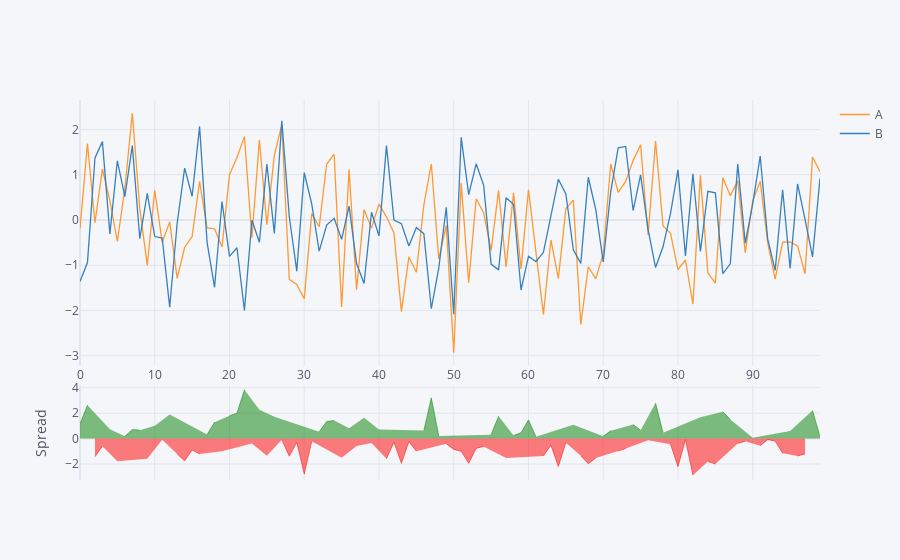

Notebook code cell kept with this figure:
### Markdown cell above
## Spread

### Code cell
df[['A','B']].iplot(kind='spread')

### Figure 1 — Plotly figure (JSON) as saved in the notebook; plotly's stock layout.template omitted (floating-point values rounded to 4 significant figures)
{"data": [{"line": {"color": "rgba(255, 153, 51, 1.0)", "dash": "solid", "shape": "linear", "width": 1.3}, "mode": "lines", "name": "A", "text": "", "type": "scatter", "x": [0, 1, 2, 3, 4, 5, 6, 7, 8, 9, 10, 11, 12, 13, 14, 15, 16, 17, 18, 19, 20, 21, 22, 23, 24, 25, 26, 27, 28, 29, 30, 31, 32, 33, 34, 35, 36, 37, 38, 39, 40, 41, 42, 43, 44, 45, 46, 47, 48, 49, 50, 51, 52, 53, 54, 55, 56, 57, 58, 59, 60, 61, 62, 63, 64, 65, 66, 67, 68, 69, 70, 71, 72, 73, 74, 75, 76, 77, 78, 79, 80, 81, 82, 83, 84, 85, 86, 87, 88, 89, 90, 91, 92, 93, 94, 95, 96, 97, 98, 99], "y": [-0.1941, 1.687, -0.06034, 1.127, 0.4249, -0.4748, 0.6982, 2.359, 0.2525, -1.004, 0.6536, -0.4937, -0.04073, -1.289, -0.6021, -0.3649, 0.855, -0.1765, -0.194, -0.5974, 1.001, 1.38, 1.843, -0.3935, 1.775, -0.1048, 1.433, 2.105, -1.311, -1.425, -1.744, 0.1398, -0.149, 1.237, 1.455, -1.922, 1.12, -1.541, 0.2309, -0.1796, 0.3569, 0.07031, -0.2847, -2.026, -0.8163, -1.155, 0.3273, 1.243, -0.8592, -0.1226, -2.933, 0.8251, -1.384, 0.47, 0.1602, -0.6695, 0.6571, -1.036, 0.6, -1.085, 0.6699, -0.78, -2.086, -0.4415, -1.293, 0.2526, 0.4385, -2.308, -1.034, -1.301, -0.7449, 1.24, 0.6122, 0.8534, 1.313, 1.663, -0.3316, 1.744, -0.1301, -0.2938, -1.096, -0.8838, -1.86, 0.9874, -1.169, -1.396, 0.934, 0.5384, 0.8591, -0.7209, 0.4248, 0.8539, -0.4993, -1.307, -0.4897, -0.4845, -0.572, -1.187, 1.393, 1.069]}, {"line": {"color": "rgba(55, 128, 191, 1.0)", "dash": "solid", "shape": "linear", "width": 1.3}, "mode": "lines", "name": "B", "text": "", "type": "scatter", "x": [0, 1, 2, 3, 4, 5, 6, 7, 8, 9, 10, 11, 12, 13, 14, 15, 16, 17, 18, 19, 20, 21, 22, 23, 24, 25, 26, 27, 28, 29, 30, 31, 32, 33, 34, 35, 36, 37, 38, 39, 40, 41, 42, 43, 44, 45, 46, 47, 48, 49, 50, 51, 52, 53, 54, 55, 56, 57, 58, 59, 60, 61, 62, 63, 64, 65, 66, 67, 68, 69, 70, 71, 72, 73, 74, 75, 76, 77, 78, 79, 80, 81, 82, 83, 84, 85, 86, 87, 88, 89, 90, 91, 92, 93, 94, 95, 96, 97, 98, 99], "y": [-1.361, -0.9405, 1.372, 1.732, -0.3069, 1.309, 0.5168, 1.644, -0.4134, 0.5863, -0.3657, -0.4004, -1.928, -0.07083, 1.147, 0.5256, 2.068, -0.4938, -1.487, 0.4061, -0.8039, -0.6138, -1.999, -0.004234, -0.4927, 1.238, -0.2949, 2.192, 0.07799, -1.131, 1.048, 0.3539, -0.6868, -0.1131, 0.03839, -0.4258, 0.3086, -0.9622, -1.403, 0.1701, -0.351, 1.647, -0.00171, -0.08026, -0.5752, -0.1658, -0.3027, -1.962, -1.06, 0.2821, -2.082, 1.828, 0.5621, 1.242, 0.7722, -0.9751, -1.102, 0.4919, 0.3488, -1.547, -0.8008, -0.9175, -0.7143, 0.07228, 0.9006, 0.5781, -0.658, -0.9596, 0.9448, 0.2276, -0.9267, 0.6235, 1.596, 1.626, 0.2098, 0.9978, -0.2061, -1.051, -0.5918, 0.1474, 1.109, -0.795, 1.023, -0.6955, 0.6352, 0.5992, -1.185, -0.9682, 1.235, -0.5124, 0.3585, 1.411, -0.4184, -1.114, 0.6699, -1.073, 0.796, 0.01623, -0.8171, 0.9157]}, {"connectgaps": false, "fill": "tozeroy", "line": {"color": "green", "dash": "solid", "shape": "linear", "width": 0.5}, "mode": "lines", "name": "Spread", "showlegend": false, "type": "scatter", "x": [0, 1, 2, 3, 4, 5, 6, 7, 8, 9, 10, 11, 12, 13, 14, 15, 16, 17, 18, 19, 20, 21, 22, 23, 24, 25, 26, 27, 28, 29, 30, 31, 32, 33, 34, 35, 36, 37, 38, 39, 40, 41, 42, 43, 44, 45, 46, 47, 48, 49, 50, 51, 52, 53, 54, 55, 56, 57, 58, 59, 60, 61, 62, 63, 64, 65, 66, 67, 68, 69, 70, 71, 72, 73, 74, 75, 76, 77, 78, 79, 80, 81, 82, 83, 84, 85, 86, 87, 88, 89, 90, 91, 92, 93, 94, 95, 96, 97, 98, 99], "xaxis": "x2", "y": [1.167, 2.628, "", "", 0.7319, "", 0.1814, 0.7144, 0.6659, "", 1.019, "", 1.888, "", "", "", "", 0.3173, 1.293, "", 1.805, 1.994, 3.842, "", 2.268, "", 1.728, "", "", "", "", "", 0.5378, 1.35, 1.416, "", 0.811, "", 1.634, "", 0.7079, "", "", "", "", "", 0.63, 3.205, 0.2003, "", "", "", "", "", "", 0.3056, 1.76, "", 0.2513, 0.4619, 1.471, 0.1375, "", "", "", "", 1.097, "", "", "", 0.1818, 0.6166, "", "", 1.103, 0.6652, "", 2.795, 0.4616, "", "", "", "", 1.683, "", "", 2.119, 1.507, "", "", 0.06628, "", "", "", "", 0.5884, "", "", 2.21, 0.153], "yaxis": "y2"}, {"connectgaps": false, "fill": "tozeroy", "line": {"color": "red", "dash": "solid", "shape": "linear", "width": 0.5}, "mode": "lines", "name": "Spread", "showlegend": false, "type": "scatter", "x": [0, 1, 2, 3, 4, 5, 6, 7, 8, 9, 10, 11, 12, 13, 14, 15, 16, 17, 18, 19, 20, 21, 22, 23, 24, 25, 26, 27, 28, 29, 30, 31, 32, 33, 34, 35, 36, 37, 38, 39, 40, 41, 42, 43, 44, 45, 46, 47, 48, 49, 50, 51, 52, 53, 54, 55, 56, 57, 58, 59, 60, 61, 62, 63, 64, 65, 66, 67, 68, 69, 70, 71, 72, 73, 74, 75, 76, 77, 78, 79, 80, 81, 82, 83, 84, 85, 86, 87, 88, 89, 90, 91, 92, 93, 94, 95, 96, 97, 98, 99], "xaxis": "x2", "y": ["", "", -1.433, -0.605, "", -1.784, "", "", "", -1.59, "", -0.09333, "", -1.218, -1.749, -0.8904, -1.213, "", "", -1.004, "", "", "", -0.3892, "", -1.342, "", -0.08722, -1.389, -0.2946, -2.792, -0.214, "", "", "", -1.496, "", -0.5792, "", -0.3497, "", -1.577, -0.283, -1.945, -0.2411, -0.9897, "", "", "", -0.4047, -0.851, -1.002, -1.946, -0.7721, -0.612, "", "", -1.528, "", "", "", "", -1.371, -0.5137, -2.194, -0.3255, "", -1.348, -1.979, -1.529, "", "", -0.9839, -0.7722, "", "", -0.1255, "", "", -0.4412, -2.204, -0.08878, -2.882, "", -1.805, -1.995, "", "", -0.376, -0.2085, "", -0.5574, -0.08093, -0.1933, -1.16, "", -1.368, -1.203, "", ""], "yaxis": "y2"}], "layout": {"hovermode": "x", "legend": {"bgcolor": "#F5F6F9", "font": {"color": "#4D5663"}}, "paper_bgcolor": "#F5F6F9", "plot_bgcolor": "#F5F6F9", "title": {"font": {"color": "#4D5663"}}, "xaxis": {"gridcolor": "#E1E5ED", "showgrid": true, "tickfont": {"color": "#4D5663"}, "title": {"font": {"color": "#4D5663"}, "text": ""}, "zerolinecolor": "#E1E5ED"}, "xaxis2": {"anchor": "y2", "gridcolor": "#E1E5ED", "showgrid": true, "showticklabels": false, "tickfont": {"color": "#4D5663"}, "title": {"font": {"color": "#4D5663"}, "text": ""}, "zerolinecolor": "#E1E5ED"}, "yaxis": {"domain": [0.3, 1], "gridcolor": "#E1E5ED", "showgrid": true, "tickfont": {"color": "#4D5663"}, "title": {"font": {"color": "#4D5663"}, "text": ""}, "zerolinecolor": "#E1E5ED"}, "yaxis2": {"domain": [0, 0.25], "gridcolor": "#E1E5ED", "showgrid": true, "tickfont": {"color": "#4D5663"}, "title": {"font": {"color": "#4D5663"}, "text": "Spread"}, "zerolinecolor": "#E1E5ED"}}}
